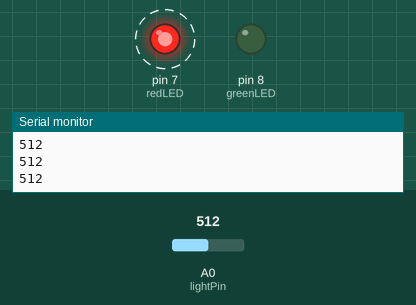
Recording of a sketch running on a simulated Arduino Uno, built with avr-gcc and run on an emulated ATmega328P. On the bench: output pins drawn as LEDs (lit = HIGH), the last lines printed to the serial monitor. Dashed ring = blinking. The inputs (shaded band) are chosen by the test bench; at power-on: A0 (lightPin) = 512.

Above: at 1.3 s.
1.4 s: A0 (lightPin) set to 490
At 1.87 s:
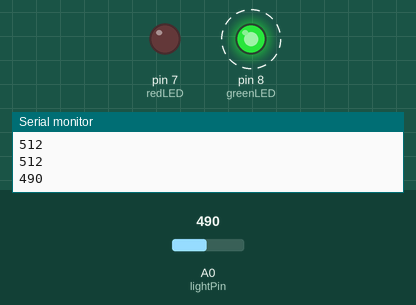
4.4 s: A0 (lightPin) set to 510
At 4.62 s:
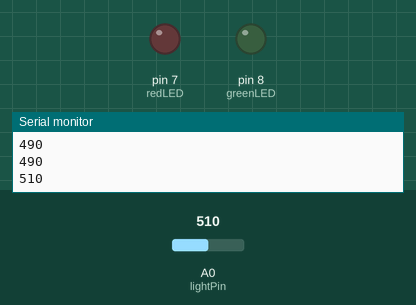
7.4 s: A0 (lightPin) set to 306
At 7.88 s:
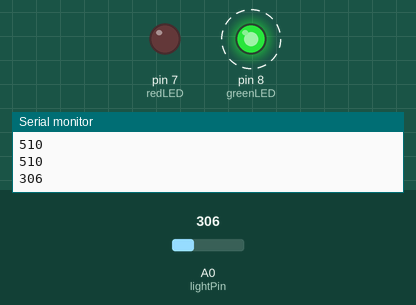
Timing chart, 0 to 16.4 s (numbered marks = the images above; inputs shaded):
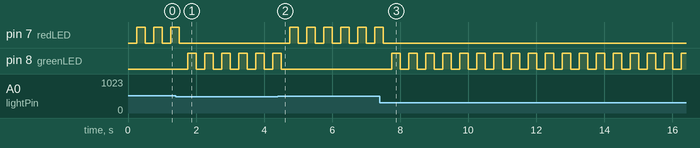

The sketch:

Read_Photoresistor.ino
```cpp
int lightPin=A0;
int lightVal;
int dv=250;

int redLED=7;
int greenLED=8;

void setup() {
  // put your setup code here, to run once:
  Serial.begin(9600);
  pinMode(lightPin,INPUT);
  pinMode(redLED,OUTPUT);
  pinMode(greenLED,OUTPUT);
}

void loop() {
  // put your main code here, to run repeatedly:
  lightVal=analogRead(lightPin);
  Serial.println(lightVal);
  delay(dv);
  if(lightVal>500){
    digitalWrite(redLED,HIGH);
    delay(dv);
    digitalWrite(redLED,LOW);
  }
  else if(lightVal<500){
    digitalWrite(greenLED,HIGH);
    delay(dv);
    digitalWrite(greenLED,LOW);
  }
}
```

Measured:
- after the input at 1.4 s, pin 7 (redLED): goes on until 1.5 s, then stays LOW; pin 8 (greenLED): alternates HIGH for 0.25 s and LOW for 0.25 s, starting after 0.35 s
- after the input at 4.4 s, pin 7 (redLED): alternates HIGH for 0.25 s and LOW for 0.25 s, starting after 0.35 s; pin 8 (greenLED): goes on until 4.5 s, then stays LOW
- after the input at 7.4 s, pin 7 (redLED): goes on until 7.5 s, then stays LOW; pin 8 (greenLED): alternates HIGH for 0.25 s and LOW for 0.25 s, starting after 0.36 s
- by itself, pin 7 (redLED): alternates HIGH for 0.25 s and LOW for 0.25 s
